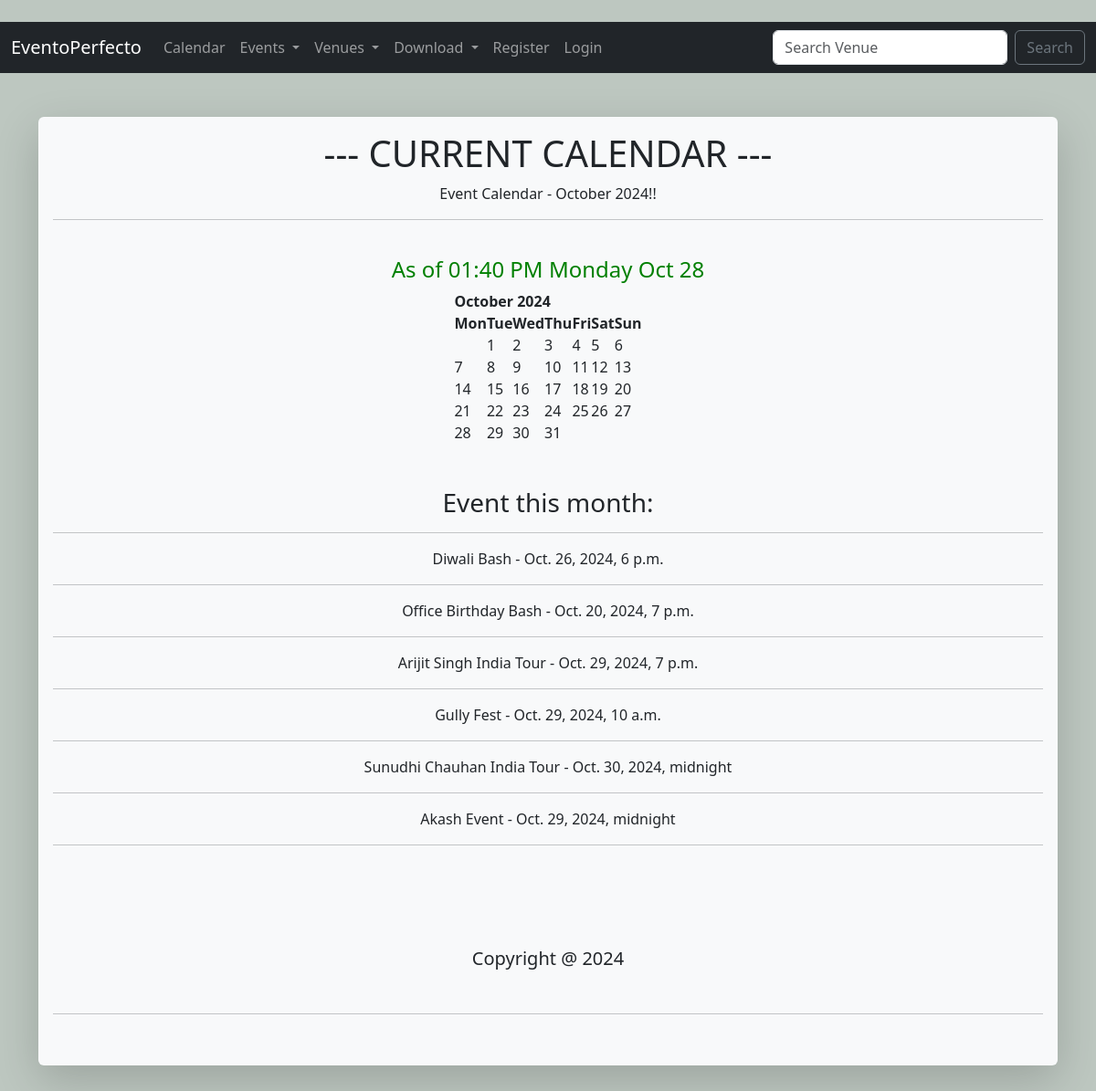
Screenshot of /event_app/calendar/ with the database file from the repository.
### events/models.py (models this page shows, shortened)
class Event(models.Model):
    name = models.CharField('Event Name', max_length=120)
    event_date = models.DateTimeField('Event Date')
    venue = models.ForeignKey(Venue, blank=True, null=True, on_delete=models.CASCADE)
    manager = models.ForeignKey( User, blank=True, null=True, on_delete=models.SET_NULL, related_name='event_manager')
    description = models.TextField('Event Description', max_length=250)
    attendees = models.ManyToManyField(User, blank=True, related_name='event_attendees')
    approved = models.BooleanField('Approved', default=False)
    def __str__(self):
        return self.name

### events/views.py (the view)
# urls.py: path('calendar/', views.event_calendar, name='current'),
def event_calendar(request, year=datetime.now().year, month=datetime.now().strftime("%B")):
    now = datetime.now()
    month_num = list(calendar.month_name).index(month.capitalize()) # Convert month name to number
    month_num = int(month_num)
    cal = HTMLCalendar().formatmonth(year, month_num)
    event_list = Event.objects.filter(
        event_date__year = year,
        event_date__month = month_num
    )
    time = now.strftime(" %I:%M %p %A %b %d")
    current_year = now.year
    return render(request, "calendar.html",
                  {"month" : month, "year": year, "month_num": month_num,"cal": cal,
                   "time": time,
                   "current_year": current_year,
                   "event_list":event_list} )

### events/templates/calendar.html
{% extends 'base.html'%}
{% block content%}
    <h1 style="text-align: center">--- CURRENT CALENDAR ---</h1>
    <div align="center">
        Event Calendar - {{month}} {{year}}!! <br/>
        <hr> <br/>
        <h4 style="color: green">As of {{time}}</h4>
       <div>
           {{ cal|safe}}
       </div>
        <br/><br/>
        <h3>Event this month:</h3>
        <hr/>
        {% if event_list%}
            {% for event in event_list%}
                {{ event }} - {{ event.event_date }}
                <br/><hr/>
            {% endfor %}
        {% else %}
            Sorry... No event this month!!
        {% endif %}
        <br/><br/><br/><br/>
        <h5>Copyright @ {{current_year}}</h5>
        <br/><hr>
    </div>
{% endblock content%}

### rows the page displays
Event: name "Diwali Bash", event_date "Oct. 26, 2024, 6 p.m."
Event: name "Office Birthday Bash", event_date "Oct. 20, 2024, 7 p.m."
Event: name "Arijit Singh India Tour", event_date "Oct. 29, 2024, 7 p.m."
Event: name "Gully Fest", event_date "Oct. 29, 2024, 10 a.m."
Event: name "Sunudhi Chauhan India Tour", event_date "Oct. 30, 2024, midnight"
Event: name "Akash Event", event_date "Oct. 29, 2024, midnight"

### other values shown
{{ month }} "October"
{{ cal|safe }} "October 2024 Mon Tue Wed Thu Fri Sat Sun 1 2 3 4 5 6 7 8 9 10 11 12 13 14 15 16 17 18 19 20 21 22 23 24 25 26 27 28 29 30 31"
